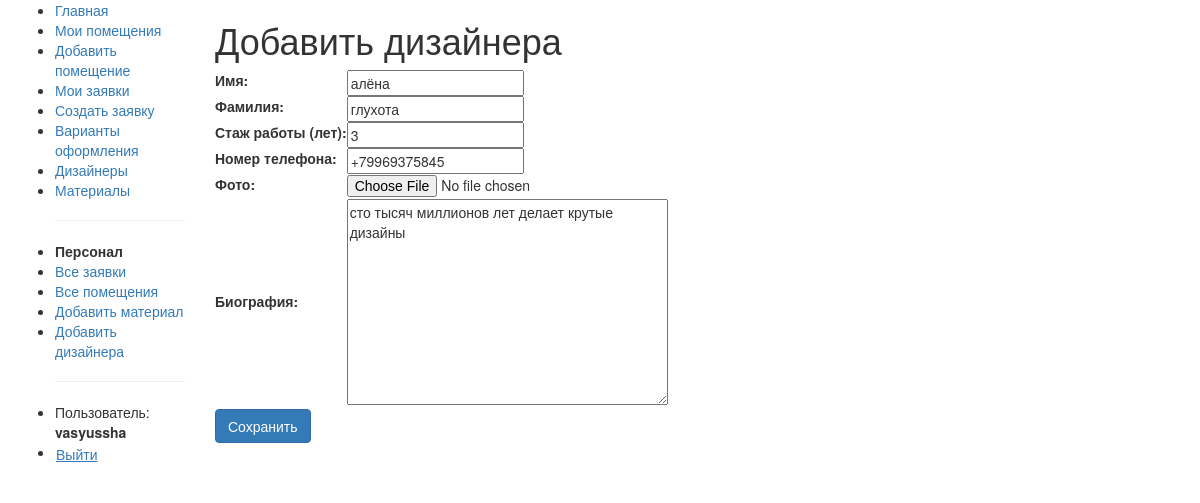
Screenshot of /designer/1/update/ (signed in) with the database file from the repository.
### studio/models.py (models this page shows, shortened)
class Designer(models.Model):
    first_name = models.CharField(max_length=100, default='', verbose_name="Имя")
    last_name = models.CharField(max_length=100, default='', verbose_name="Фамилия")
    experience_years = models.IntegerField(default=0, verbose_name="Стаж работы (лет)")
    phone = models.CharField(max_length=20, default='', verbose_name="Номер телефона")
    photo = models.ImageField(upload_to='designers/', blank=True, verbose_name="Фото")
    bio = models.TextField(blank=True, verbose_name="Биография")
    class Meta:
        ordering = ['last_name', 'first_name']
        verbose_name = "Дизайнер"
        verbose_name_plural = "Дизайнеры"

### studio/views.py (the view)
# urls.py: path('designer/<int:pk>/update/', views.DesignerUpdate.as_view(), name='designer-update'),
class DesignerUpdate(PermissionRequiredMixin, UpdateView):
    model = Designer
    fields = ['first_name', 'last_name', 'experience_years', 'phone', 'photo', 'bio']
    template_name = 'studio/designer_form.html'
    permission_required = 'studio.can_make_proposal'
    success_url = reverse_lazy('designers')

### studio/templates/studio/designer_form.html (shortened to what this page needs)
{% extends "base_generic.html" %}
{% block content %}
<h1>Добавить дизайнера</h1>
<form method="post" enctype="multipart/form-data">
    <table>{{ form.as_table }}</table>
    <input type="submit" value="Сохранить" class="btn btn-primary">
</form>
{% endblock %}

### studio/templates/base_generic.html (shortened to what this page needs)
<!DOCTYPE html>
<html lang="ru">
<head>
    <link rel="stylesheet" href="https://maxcdn.bootstrapcdn.com/bootstrap/3.3.7/css/bootstrap.min.css">
    {% load static %}
    <link rel="stylesheet" href="{% static 'css/styles.css' %}">
</head>
<body>
    <div class="container-fluid">
        <div class="row">
            <div class="col-sm-2">
                <ul class="sidebar-nav">
                    <li><a href="{% url 'index' %}">Главная</a></li>
                    {% if user.is_authenticated %}
                        <li><a href="{% url 'rooms' %}">Мои помещения</a></li>
                        <li><a href="{% url 'room-create' %}">Добавить помещение</a></li>
                        <li><a href="{% url 'my-requests' %}">Мои заявки</a></li>
                        <li><a href="{% url 'request-create' %}">Создать заявку</a></li>
                        <li><a href="{% url 'proposals' %}">Варианты оформления</a></li>
                        <li><a href="{% url 'designers' %}">Дизайнеры</a></li>
                        <li><a href="{% url 'materials' %}">Материалы</a></li>
                        {% if perms.studio.can_make_proposal %}
                            <hr>
                            <li><strong>Персонал</strong></li>
                            <li><a href="{% url 'all-requests' %}">Все заявки</a></li>
                            <li><a href="{% url 'all-rooms' %}">Все помещения</a></li>
                            <li><a href="{% url 'material-create' %}">Добавить материал</a></li>
                            <li><a href="{% url 'designer-create' %}">Добавить дизайнера</a></li>
                        {% endif %}
                        <hr>
                        <li>Пользователь: <strong>{{ user.username }}</strong></li>
                        <li>
                            <form method="post" action="{% url 'logout' %}" style="display:inline;">
                                <button type="submit" class="btn btn-link" style="padding: 0; text-decoration: underline;">Выйти</button>
                            </form>
                        </li>
                    {% else %}
                        <hr>
                        <li><a href="{% url 'login' %}">Войти</a></li>
                        <li><a href="{% url 'register' %}">Регистрация</a></li>
                    {% endif %}
                </ul>
            </div>
            <div class="col-sm-10">
                {% block content %}{% endblock %}
            </div>
        </div>
    </div>
</body>
</html>

### rows the page displays
Designer: first_name "алёна", last_name "глухота", experience_years "3", phone "+79969375845", bio "сто тысяч миллионов лет делает крутые дизайны"

### other values shown
{{ user.username }} "vasyussha"
